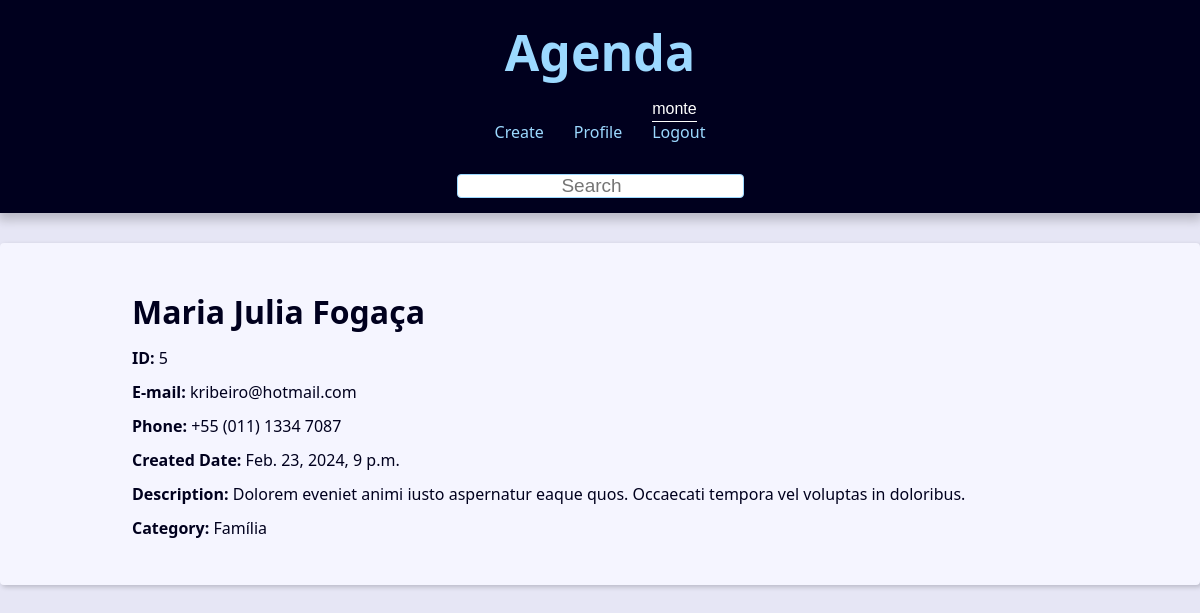
The page /contact/5/ (signed in) on the database its author committed.
### contact/models.py (models this page shows, shortened)
class Contact(models.Model):
    first_name = models.CharField(max_length=50)
    last_name = models.CharField(max_length=50, blank=True)
    phone = models.CharField(max_length=20)
    email = models.EmailField(max_length=100, blank=True)
    created_date = models.DateTimeField(default=timezone.now)
    description = models.TextField(blank=True)
    show = models.BooleanField(default=True)
    picture = models.ImageField(upload_to='pictures/%Y/%m/', blank=True)
    category = models.ForeignKey(Category, on_delete=models.SET_NULL, null=True, blank=True)
    owner = models.ForeignKey(User, on_delete=models.SET_NULL, null=True, blank=True)

class Category(models.Model):
    class Meta:
        verbose_name = 'Category'
        verbose_name_plural = 'Categories'
    name = models.CharField(max_length=50)

### contact/views/contact_views.py (the view)
# urls.py: path('contact/<int:contact_id>/', views.contact, name='contact'),
def contact(request, contact_id):
    single_contact = get_object_or_404(
        Contact, pk=contact_id, show=True
        )
    contact_name = f'{single_contact.first_name} {single_contact.last_name}'
    context = {
        'contact': single_contact,
        'site_title': f'{contact_name} - '
    }
    return render(request, 'contact/contact.html', context)

### contact/templates/contact/contact.html (shortened to what this page needs)
{% extends "global/base.html" %}
{% block content %}
    <div class="single-contact">
        <h1 class="single-contact-name">
            {{ contact.first_name }} {{ contact.last_name }}
        </h1>
        <p><b>ID:</b> {{contact.id}}</p>
        <p><b>E-mail:</b> {{contact.email}}</p>
        <p><b>Phone:</b> {{contact.phone}}</p>
        <p><b>Created Date:</b> {{contact.created_date}}</p>
        <p><b>Description:</b> {{contact.description}}</p>
        <p><b>Category:</b> {{contact.category.name}}</p>
{% endblock content %}

### base_templates/global/partials/_header.html (shortened to what this page needs)
<header class="header">
    <h1 class="header-heading">
        <a href="{% url "contact:index" %}" class="header-link">
            Agenda
        </a>
    </h1>
    <nav class="menu">
        <ul class="menu-list">
            {% if user.is_authenticated %}
                <li class="menu-item">
                    <a href="{% url "contact:create" %}" class="menu-link">Create</a>
                </li>
                <li class="menu-item">
                    <a href="{% url "contact:user_update" %}" class="menu-link">Profile</a>
                <li class="menu-item">
                    <a href="#" class="header-username">{{ user.username }}</a>
                    <a href="{% url "contact:logout" %}" class="menu-link">Logout</a>
                </li>
            {% endif %}
        </ul>
    </nav>
    <div class="search">
        <form
        action="{% url "contact:search" %}"
        method="GET"
        >
            <input
            type="search"
            class="search-input"
            placeholder="Search"
            id = "search"
            name = "q"
            value = "{{ request.GET.q.strip }}"
            >
        </form>
    </div>
</header>

### base_static/global/css/style.css (style rules this page uses)
:root { --spacing: 1.5rem; --link-dark-color: rgb(0, 83, 134); --link-light-color: rgb(156, 217, 255); --clr-white: rgb(245, 245, 255); --clr-black: rgb(0, 0, 30); --clr-light-gray: rgb(230, 230, 245); --clr-dark-shadow-5: rgba(0, 0, 10, 5%); --clr-dark-shadow-10: rgba(0, 0, 10, 10%); --clr-dark-shadow-20: rgba(0, 0, 10, 20%); --clr-light-shadow-5: rgba(200, 200, 255, 5%); --clr-light-shadow-10: rgba(200, 200, 255, 10%); --clr-light-shadow-20: rgba(200, 200, 255, 20%); --main-page-width: 120rem; --table-min-width: 60rem; --biggest-font-size: 5rem; --bigger-font-size: 4rem; --big-font-size: 3.2rem; --medium-font-size: 2.4rem; --small-font-size: 1.6rem; --smaller-font-size: 1.4rem; --smallest-font-size: 1.2rem; --transition-fast: 300ms; --transition-medium: 600ms; --transition-slow: 1s; --default-border-radius: 4px; }
*, *::before, *::after { margin: 0; padding: 0; box-sizing: border-box; }
html { font-size: 62.5%; }
body { font-family: system-ui, -apple-system, BlinkMacSystemFont, 'Segoe UI', Roboto, Oxygen, Ubuntu, Cantarell, 'Open Sans', 'Helvetica Neue', sans-serif; line-height: 1.5; font-size: var(--small-font-size); color: var(--clr-black); -webkit-font-smoothing: antialiased; background: var(--clr-light-gray); }
.header { background: var(--clr-black); padding: var(--spacing); box-shadow: 0 5px 10px 2px var(--clr-dark-shadow-20); z-index: 1; position: relative; }
.header-heading { font-size: var(--biggest-font-size); text-align: center; }
.header-link { color: var(--link-light-color); text-decoration: none; transition: filter var(--transition-fast) ease-in-out; }
.header-username { color: white; top: 97px; position: absolute; font-family:'Gill Sans', 'Gill Sans MT', Calibri, 'Trebuchet MS', sans-serif; margin-left: 15px; border-bottom: 1px solid white; text-decoration: none; transition: filter var(--transition-fast) ease-in-out; font-size: var(--small-font-size); }
.menu { margin: var(--spacing); }
.menu-list { list-style: none; display: flex; justify-content: center; flex-flow: row wrap; }
.menu-link { display: block; padding: var(--spacing); color: var(--link-light-color); text-decoration: none; transition: background-color var(--transition-fast) ease-in-out; border-radius: var(--default-border-radius); }
@media (min-width: 600px) { .single-contact { max-width: 80%; margin: calc(var(--spacing) * 2) auto; } }
.single-contact h1 { margin: 1rem 0; }
.single-contact p { margin: 1rem 0; }
.search { display: flex; justify-content: center; }
.search-input { font-size: 1.9rem; padding: 0rem 2rem; width: 100%; text-align: center; max-width: 32rem; border-radius: var(--default-border-radius); border: 1px solid var(--link-light-color); }

### rows shown on the page
Contact: first_name "Maria", last_name "Julia Fogaça", id "5", email "kribeiro@hotmail.com", phone "+55 (011) 1334 7087", created_date "Feb. 23, 2024, 9 p.m.", description "Dolorem eveniet animi iusto aspernatur eaque quos. Occaecati tempora vel voluptas in doloribus.", category.name "Família"

### other values the page prints
{{ user.username }} "monte"
